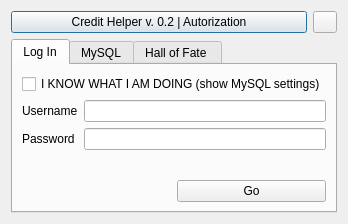
<?xml version="1.0" encoding="UTF-8"?>
<ui version="4.0">
 <class>Autorization</class>
 <widget class="QDialog" name="Autorization">
  <property name="geometry">
   <rect>
    <x>0</x>
    <y>0</y>
    <width>342</width>
    <height>220</height>
   </rect>
  </property>
  <property name="windowTitle">
   <string>Credit Helper v. 0.2 | Autorazation</string>
  </property>
  <layout class="QVBoxLayout" name="verticalLayout_3">
   <item>
    <layout class="QHBoxLayout" name="horizontalLayout_11">
     <item>
      <widget class="QPushButton" name="pushButton_moveapp">
       <property name="text">
        <string>Credit Helper v. 0.2 | Autorization</string>
       </property>
      </widget>
     </item>
     <item>
      <widget class="QPushButton" name="pushButton_3">
       <property name="maximumSize">
        <size>
         <width>24</width>
         <height>100</height>
        </size>
       </property>
       <property name="text">
        <string/>
       </property>
      </widget>
     </item>
    </layout>
   </item>
   <item>
    <widget class="QTabWidget" name="tabWidget">
     <property name="enabled">
      <bool>true</bool>
     </property>
     <property name="minimumSize">
      <size>
       <width>0</width>
       <height>0</height>
      </size>
     </property>
     <property name="currentIndex">
      <number>0</number>
     </property>
     <widget class="QWidget" name="tab">
      <attribute name="title">
       <string>Log In</string>
      </attribute>
      <layout class="QVBoxLayout" name="verticalLayout">
       <item>
        <widget class="QCheckBox" name="checkBox_notidiot">
         <property name="text">
          <string>I KNOW WHAT I AM DOING (show MySQL settings)</string>
         </property>
        </widget>
       </item>
       <item>
        <layout class="QFormLayout" name="formLayout">
         <item row="0" column="0">
          <widget class="QLabel" name="label_login">
           <property name="text">
            <string>Username</string>
           </property>
          </widget>
         </item>
         <item row="0" column="1">
          <widget class="QLineEdit" name="lineEdit_login">
           <property name="text">
            <string/>
           </property>
          </widget>
         </item>
         <item row="1" column="0">
          <widget class="QLabel" name="label_password">
           <property name="text">
            <string>Password</string>
           </property>
          </widget>
         </item>
         <item row="1" column="1">
          <widget class="QLineEdit" name="lineEdit_password">
           <property name="text">
            <string/>
           </property>
           <property name="echoMode">
            <enum>QLineEdit::Password</enum>
           </property>
          </widget>
         </item>
        </layout>
       </item>
       <item>
        <widget class="QLabel" name="label_sqlserverstatus">
         <property name="text">
          <string/>
         </property>
        </widget>
       </item>
       <item>
        <layout class="QHBoxLayout" name="horizontalLayout_2">
         <item>
          <widget class="QLabel" name="label_status">
           <property name="text">
            <string/>
           </property>
          </widget>
         </item>
         <item>
          <widget class="QPushButton" name="pushButton_go">
           <property name="text">
            <string>Go</string>
           </property>
          </widget>
         </item>
        </layout>
       </item>
      </layout>
     </widget>
     <widget class="QWidget" name="tab_2">
      <property name="enabled">
       <bool>false</bool>
      </property>
      <attribute name="title">
       <string>MySQL</string>
      </attribute>
      <layout class="QVBoxLayout" name="verticalLayout_2">
       <item>
        <layout class="QFormLayout" name="formLayout_2">
         <item row="0" column="0">
          <widget class="QLabel" name="label_sqllogin">
           <property name="text">
            <string>Host</string>
           </property>
          </widget>
         </item>
         <item row="0" column="1">
          <widget class="QLineEdit" name="lineEdit_sqlhost">
           <property name="text">
            <string>82.208.99.72</string>
           </property>
           <property name="echoMode">
            <enum>QLineEdit::Password</enum>
           </property>
          </widget>
         </item>
         <item row="1" column="0">
          <widget class="QLabel" name="label_sqlpassword">
           <property name="text">
            <string>Port</string>
           </property>
          </widget>
         </item>
         <item row="1" column="1">
          <widget class="QLineEdit" name="lineEdit_sqlport">
           <property name="text">
            <string>3306</string>
           </property>
           <property name="echoMode">
            <enum>QLineEdit::Password</enum>
           </property>
          </widget>
         </item>
         <item row="2" column="0">
          <widget class="QLabel" name="label">
           <property name="text">
            <string>Database</string>
           </property>
          </widget>
         </item>
         <item row="2" column="1">
          <widget class="QLineEdit" name="lineEdit_database">
           <property name="text">
            <string>bank</string>
           </property>
           <property name="echoMode">
            <enum>QLineEdit::Password</enum>
           </property>
          </widget>
         </item>
         <item row="4" column="1">
          <widget class="QPushButton" name="pushButton_connect">
           <property name="text">
            <string>Connect</string>
           </property>
          </widget>
         </item>
         <item row="3" column="1">
          <widget class="QLabel" name="label_sqlstatus1">
           <property name="text">
            <string/>
           </property>
          </widget>
         </item>
        </layout>
       </item>
      </layout>
     </widget>
     <widget class="QWidget" name="tab_3">
      <property name="enabled">
       <bool>true</bool>
      </property>
      <property name="minimumSize">
       <size>
        <width>0</width>
        <height>0</height>
       </size>
      </property>
      <attribute name="title">
       <string>Hall of Fate </string>
      </attribute>
      <widget class="QLabel" name="label_2">
       <property name="enabled">
        <bool>false</bool>
       </property>
       <property name="geometry">
        <rect>
         <x>10</x>
         <y>0</y>
         <width>301</width>
         <height>16</height>
        </rect>
       </property>
       <property name="text">
        <string>uwu-uu-uuu-uuuuuuuuuuuuuuuuuuu</string>
       </property>
      </widget>
      <widget class="QLabel" name="label_uwu">
       <property name="geometry">
        <rect>
         <x>10</x>
         <y>20</y>
         <width>128</width>
         <height>128</height>
        </rect>
       </property>
       <property name="minimumSize">
        <size>
         <width>128</width>
         <height>128</height>
        </size>
       </property>
       <property name="maximumSize">
        <size>
         <width>128</width>
         <height>128</height>
        </size>
       </property>
       <property name="text">
        <string/>
       </property>
      </widget>
      <widget class="QLabel" name="label_notuwu">
       <property name="enabled">
        <bool>true</bool>
       </property>
       <property name="geometry">
        <rect>
         <x>110</x>
         <y>0</y>
         <width>128</width>
         <height>128</height>
        </rect>
       </property>
       <property name="minimumSize">
        <size>
         <width>128</width>
         <height>128</height>
        </size>
       </property>
       <property name="maximumSize">
        <size>
         <width>128</width>
         <height>128</height>
        </size>
       </property>
       <property name="text">
        <string/>
       </property>
      </widget>
      <widget class="QLabel" name="label_3">
       <property name="geometry">
        <rect>
         <x>140</x>
         <y>130</y>
         <width>131</width>
         <height>16</height>
        </rect>
       </property>
       <property name="text">
        <string>En taro Siplasplas!</string>
       </property>
      </widget>
      <widget class="QLabel" name="label_max">
       <property name="geometry">
        <rect>
         <x>230</x>
         <y>20</y>
         <width>128</width>
         <height>128</height>
        </rect>
       </property>
       <property name="minimumSize">
        <size>
         <width>128</width>
         <height>128</height>
        </size>
       </property>
       <property name="maximumSize">
        <size>
         <width>128</width>
         <height>128</height>
        </size>
       </property>
       <property name="text">
        <string/>
       </property>
      </widget>
      <widget class="QLabel" name="label_5">
       <property name="geometry">
        <rect>
         <x>230</x>
         <y>0</y>
         <width>111</width>
         <height>21</height>
        </rect>
       </property>
       <property name="text">
        <string>Водички можно?</string>
       </property>
      </widget>
     </widget>
    </widget>
   </item>
  </layout>
 </widget>
 <resources/>
 <connections/>
</ui>
